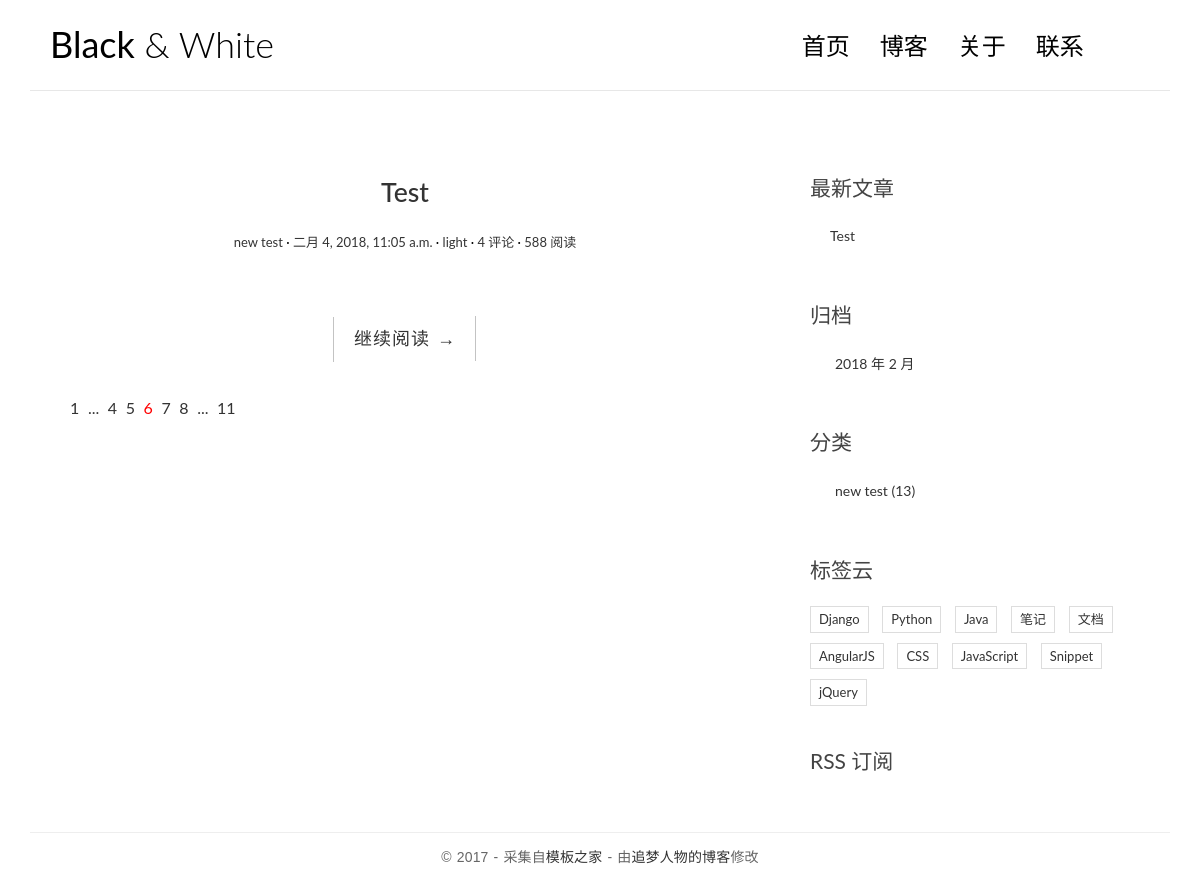
/, run on an earlier commit of the app's database.
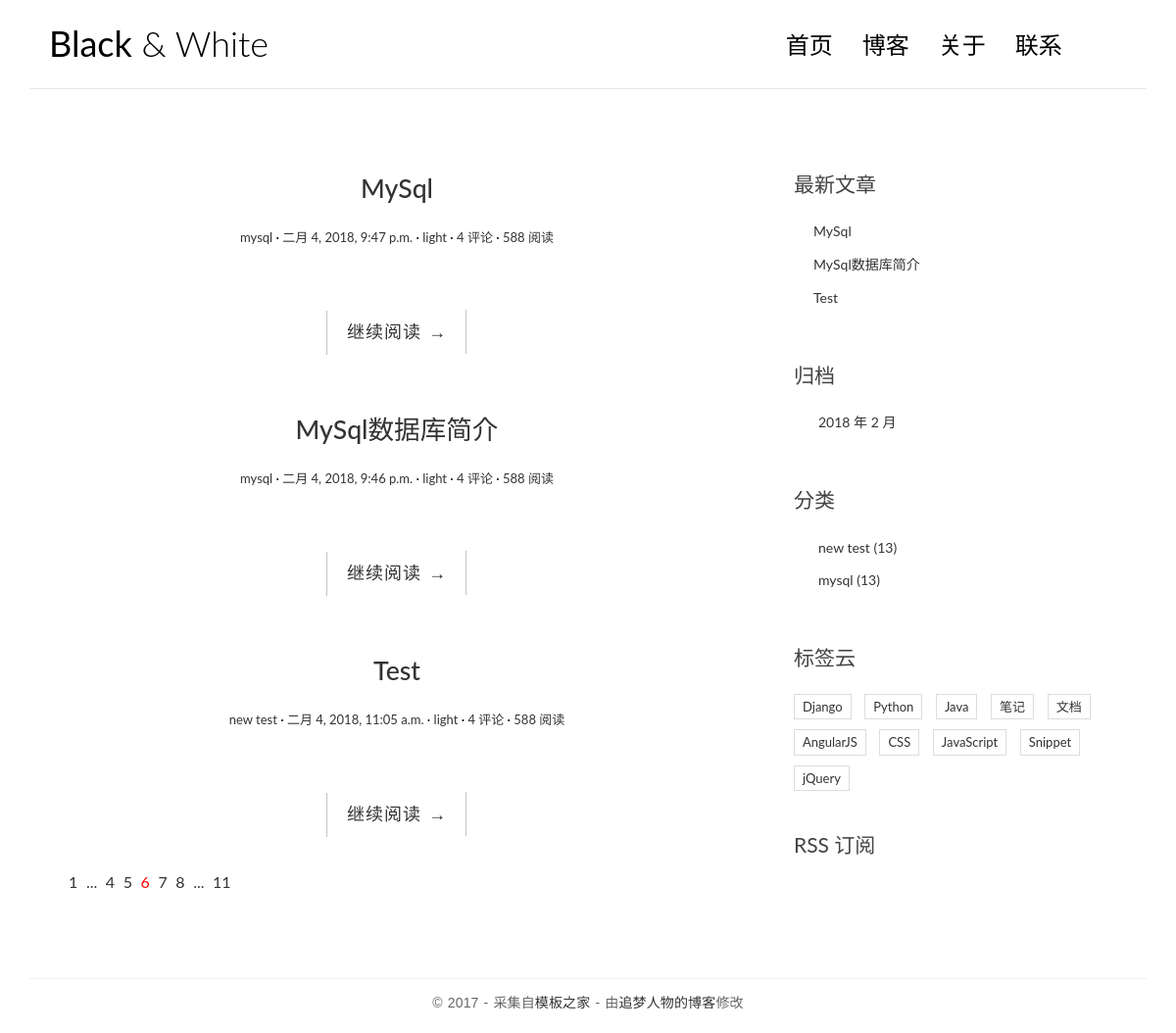
And on a later commit of the database.
### blog/models.py (models this page shows, shortened)
class Post(models.Model):
	title = models.CharField(max_length=100)
	body = models.TextField()
	created_time = models.DateTimeField()
	modified_time = models.DateTimeField()
	excerpt = models.CharField(max_length=200,blank=True)
	author = models.ForeignKey(User)
	category = models.ForeignKey(Category)
	tags = models.ManyToManyField(Tag,blank=True)
	def get_absolute_url(self):
		return reverse('blog:detail', kwargs={'pk':self.pk})

class Category(models.Model):
	name = models.CharField(max_length=100)

### blog/views.py (the view)
# urls.py: url(r'^$',views.index,name='index'),
def index(request):
	post_list = Post.objects.all().order_by('-created_time')
	return render(request,'blog/index.html',context={'post_list':post_list})

### blog/templatetags/blog_tags.py (called while the page is built)
@register.simple_tag
def get_recent_posts(num=5):
	return Post.objects.all().order_by('-created_time')[:num]

@register.simple_tag
def archives():
	return Post.objects.dates('created_time', 'month', order='DESC')

@register.simple_tag
def get_categories():
	return Category.objects.all()

### templates/blog/index.html (shortened to what this page needs)
{% extends 'base.html' %}
{% block main %}
{% for post in post_list %}
<article class="post post-1">
    <header class="entry-header">
        <h1 class="entry-title">
            <a href="{{ post.get_absolute_url }}">{{ post.title }}</a>
        </h1>
        <div class="entry-meta">
            <span class="post-category"><a href="#">{{ post.category.name }}</a></span>
            <span class="post-date"><a href="#"><time class="entry-date"
              datetime="{{ post.created_time }}">{{ post.created_time}}</time></a></span>
              <span class="post-author"><a href="#">{{ post.author }}</a></span>
              <span class="comments-link"><a href="#">4 评论</a></span>
              <span class="views-count"><a href="#">588 阅读</a></span>
          </div>
      </header>
      <div class="entry-content clearfix">
        <div class="read-more cl-effect-14">
            <a href="{{ post.get_absolute_url }}" class="more-link">继续阅读 <span class="meta-nav">→</span></a>
        </div>
    </div>
</article>
{% empty %}
<div class='no-post'>暂无数据</div>
{% endfor %}
            <div class="pagination">
                <ul>
                    <li><a href="">1</a></li>
                    <li><a href="">...</a></li>
                    <li><a href="">4</a></li>
                    <li><a href="">5</a></li>
                    <li class="current"><a href="">6</a></li>
                    <li><a href="">7</a></li>
                    <li><a href="">8</a></li>
                    <li><a href="">...</a></li>
                    <li><a href="">11</a></li>
                </ul>
            </div>
            {% endblock main %}

### templates/base.html (shortened to what the changed rows need)
{% load staticfiles %}
{% load blog_tags %}
<!DOCTYPE html>
<html>
<head>
    <link rel="stylesheet" href="http://code.ionicframework.com/ionicons/2.0.1/css/ionicons.min.css">
    <link rel="stylesheet" href="{% static 'blog/css/bootstrap.min.css' %}">
    <link rel="stylesheet" href="{% static 'blog/css/pace.css' %}">
    <link rel="stylesheet" href="{% static 'blog/css/custom.css' %}">
    <link rel="stylesheet" href="{% static 'blog/css/highlights/github.css' %}">
</head>
<body>
<div class="container">
    <header id="site-header">
        <div class="row">
            <div class="col-md-4 col-sm-5 col-xs-8">
                <div class="logo">
                    <h1><a href="index.html"><b>Black</b> &amp; White</a></h1>
                </div>
            </div>
        </div>
    </header>
</div>
<div class="content-body">
    <div class="container">
        <div class="row">
            <main class='col-md-8'>
                {% block main %}
                {% endblock main %}
            </main>
            <aside class="col-md-4">
                <div class="widget widget-recent-posts">
                    {% get_recent_posts as recent_post_list %}
                    <ul>
                        {% for post in recent_post_list %}
                        <li>
                            <a href="{{ post.get_absolute_url }}">{{ post.title }}</a>
                        </li>
                        {% empty %}
                        暂无数据！
                        {% endfor %}
                    </ul>
                </div>
                <div class="widget widget-archives">
                    {% archives as date_list %}
                    <ul>
                        {% for date in date_list %}
                        <li>
                            <a href="{% url 'blog:archives' date.year date.month %}">{{ date.year }} 年 {{ date.month }} 月</a>
                        </li>
                        {% empty %}
                        暂无归档！
                        {% endfor %}
                    </ul>
                </div>
                <div class="widget widget-category">
                    {% get_categories as category_list %}
                    <ul>
                        {% for category in category_list %}
                        <li>
                            <a href="{% url 'blog:category' category.pk %}">{{ category.name }} <span class="post-count">(13)</span></a>
                        {% empty %}
                        暂无分类！
                        {% endfor %}
                    </ul>
                </div>
            </aside>
        </div>
    </div>
</div>
</body>
</html>

What changed in the data, as far as the page shows it:
added Post: title "MySql", category.name "mysql", created_time "二月 4, 2018, 9:47 p.m.", author "light"
added Post: title "MySql数据库简介", category.name "mysql", created_time "二月 4, 2018, 9:46 p.m.", author "light"
added Category: name "mysql"
